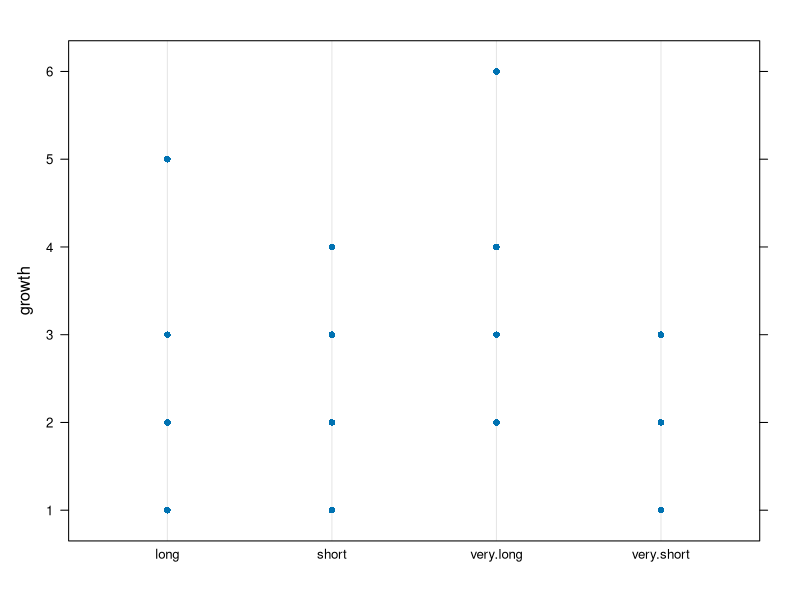
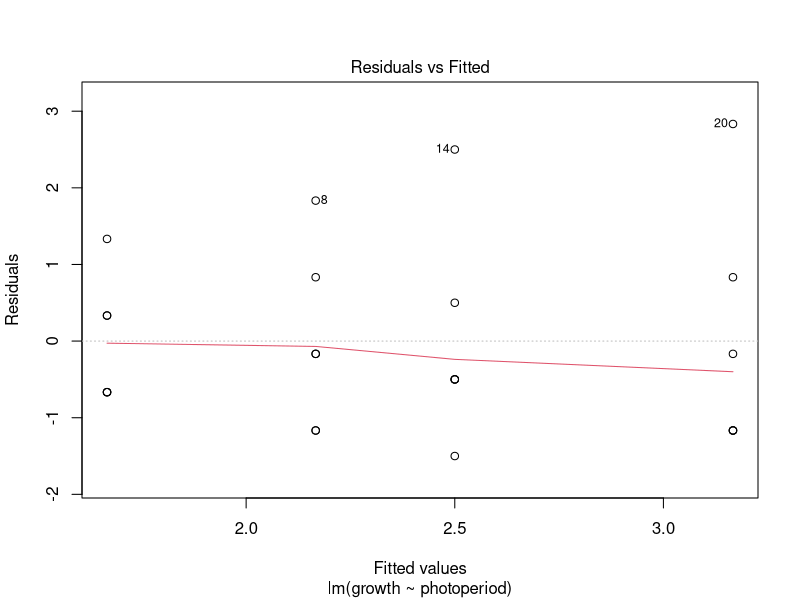
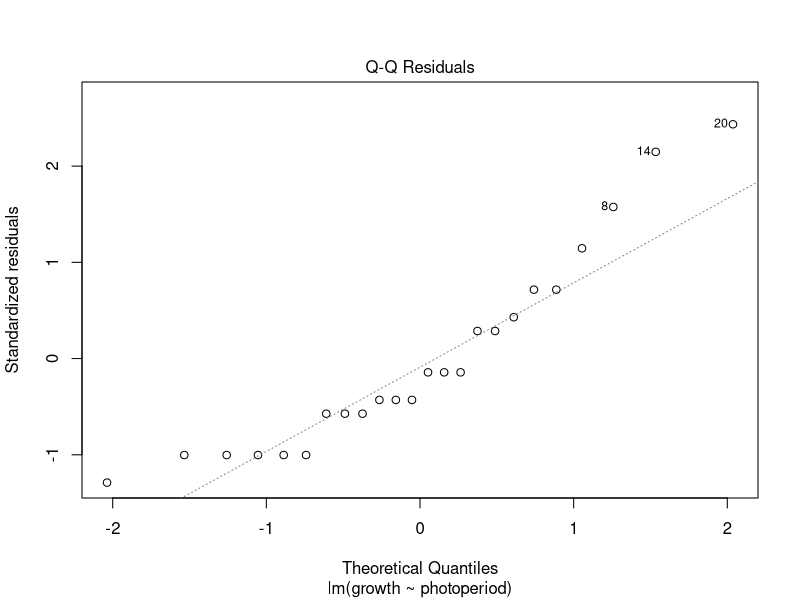
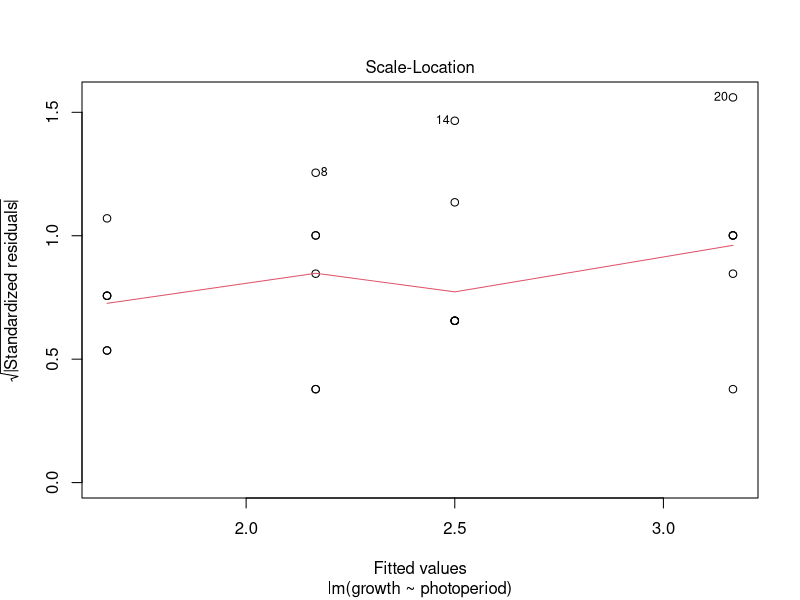
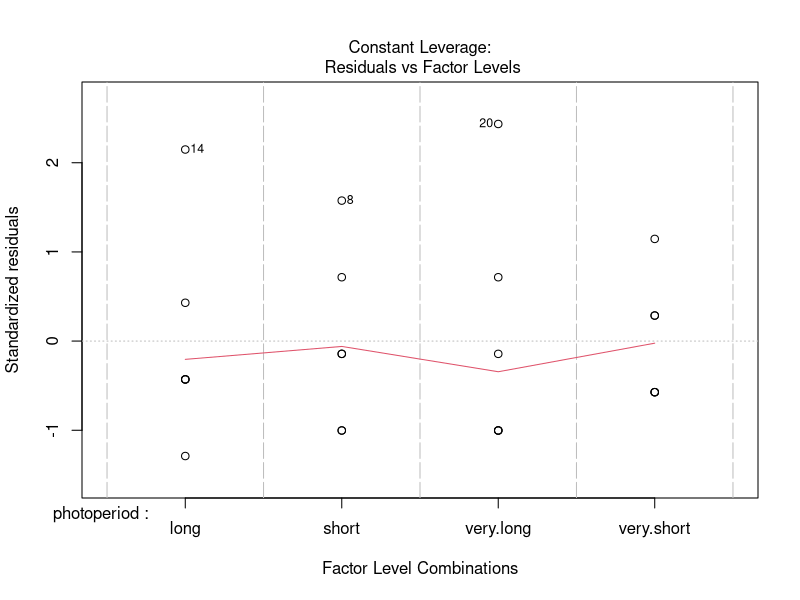

Write R code to recreate these figures, in order.

library(lattice);

### Using predefined functions lm() and anova() ####################################################
DF.growth <- data.frame(
	growth = c(
		2,3,1,1,2,1,
		3,4,2,1,2,1,
		3,5,1,2,2,2,
		4,6,2,2,2,3
		),
	photoperiod = c(rep("very.short",6),rep("short",6),rep("long",6),rep("very.long",6))
	);
str(DF.growth);
DF.growth;

# plot the fat absorbed data, stratified by fat type:
pdf("exercise-2-4_dotplot-growth.pdf");
dotplot(
	growth ~ photoperiod,
	data = DF.growth
	);
dev.off();

LM.growth <- lm(
	formula = growth ~ photoperiod,
	data    = DF.growth
	);

# generate residual plots for goodness-of-fit diagnostics:
pdf("exercise-2-4_LM-growth.pdf");
plot(LM.growth);
dev.off();

summary(LM.growth);

anova(LM.growth);

### Computing from first principle #################################################################
MAT.growth <- matrix(DF.growth[,'growth'], nrow = 6, ncol = 4);
colnames(MAT.growth) <- c('very.short','short','long','very.long');
MAT.growth;

num.of.groups <- ncol(MAT.growth);
num.of.observations <- nrow(MAT.growth) * ncol(MAT.growth);

colMeans(MAT.growth);
colMeans.MAT.growth <- colMeans(MAT.growth);

within.group.deviations <- t(apply(
	X      = MAT.growth,
	MARGIN = 1,
	FUN    = function(x) { return( x - colMeans.MAT.growth); }
	));
within.group.deviations;

within.group.squared.deviations <- within.group.deviations^2;
within.group.squared.deviations;

SS.within.group <- sum(within.group.squared.deviations);
SS.within.group;

colMeans.MAT.growth;

between.group.deviations <- colMeans.MAT.growth - mean(MAT.growth);
between.group.deviations;

between.group.squared.deviations <- between.group.deviations^2;
between.group.squared.deviations;

SS.between.group <- nrow(MAT.growth) * sum(between.group.squared.deviations);
SS.between.group;

F.statistic <- (SS.between.group/(num.of.groups-1)) / (SS.within.group/(num.of.observations-num.of.groups));
F.statistic;

p.value <- pf(q = F.statistic, df1 = num.of.groups-1, df2 = num.of.observations-num.of.groups, lower.tail = FALSE);
p.value;

### Conclusion #####################################################################################
# The p-value of 0.006875948 obtained above is the probability of obtaining a value of the test
# statistic (F-statistic) as extreme as or more extreme than the actual observed value, given that
# the null hyposthesis (reduced model, or the single-mean model) is true.
#
# If we use a 0.05 level significance threshold, then the observed data are declared to contain
# significant evidence against the null hypothesis.
#
# Based on the observed data and a significance threhold of 0.05, we therefore conclude that, the
# amount of fat absorbed appears to depend on the type of fat used.

